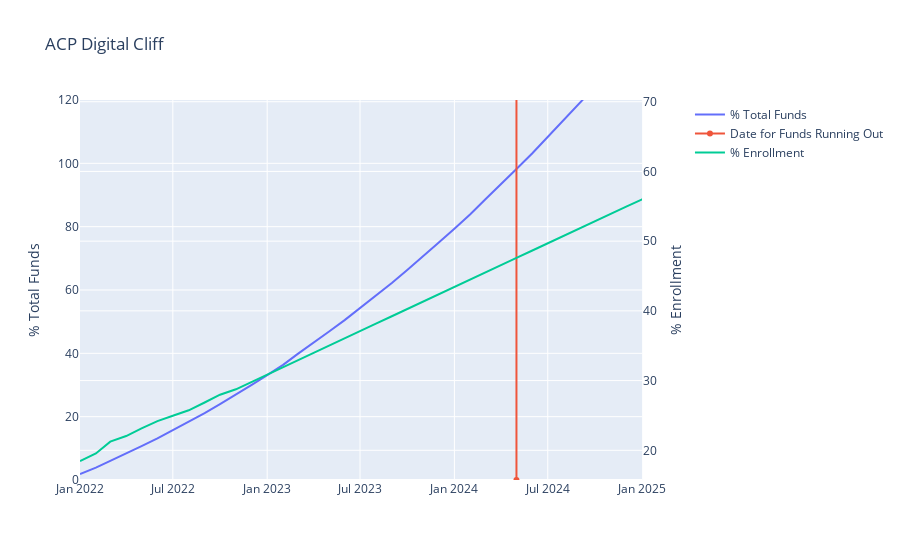

Write notebook code for a chart like this one.
### Code cell
primary="% Total Funds"
secondary="% Enrollment"

fig = make_subplots(specs=[[{"secondary_y": True}]])
col_1='Total Support cum norm'
fig.add_trace(
    go.Scatter(x=df_p['Data Month'],y=df_p[col_1],name=primary),
    secondary_y=False,
)
fig.add_trace(
    go.Scatter(x=[p[0],p[0]],y=[0,200],name="Date for Funds Running Out"),
    secondary_y=False,
)
col_2='Enrollment Pct'
fig.add_trace(
    go.Scatter(x=df_p['Data Month'],y=df_p[col_2], name=secondary),
    secondary_y=True,
)
fig.update_layout(xaxis_range=['2022-01-01','2025-01-01'],yaxis_range=[0,120],title_text="ACP Digital Cliff")

fig.update_yaxes(
        title_text=primary, 
        secondary_y=False)
fig.update_yaxes(
        title_text=secondary, 
        secondary_y=True)
